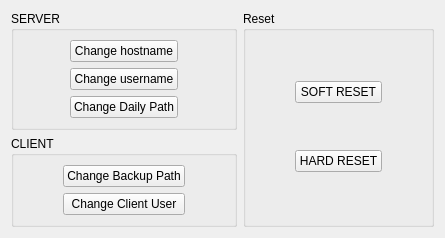
      <widget class="QWidget" name="tab_4">
       <attribute name="title">
        <string>Settings</string>
       </attribute>
       <layout class="QGridLayout" name="gridLayout_7">
        <item row="0" column="2" rowspan="2">
         <widget class="QGroupBox" name="groupBox_5">
          <property name="title">
           <string>Reset</string>
          </property>
          <layout class="QGridLayout" name="gridLayout_9">
           <item row="0" column="1">
            <widget class="QPushButton" name="resetButton">
             <property name="text">
              <string>SOFT RESET</string>
             </property>
            </widget>
           </item>
           <item row="0" column="0">
            <spacer name="horizontalSpacer_17">
             <property name="orientation">
              <enum>Qt::Horizontal</enum>
             </property>
             <property name="sizeHint" stdset="0">
              <size>
               <width>40</width>
               <height>20</height>
              </size>
             </property>
            </spacer>
           </item>
           <item row="1" column="1">
            <widget class="QPushButton" name="hResetButton">
             <property name="text">
              <string>HARD RESET</string>
             </property>
            </widget>
           </item>
           <item row="0" column="2">
            <spacer name="horizontalSpacer_18">
             <property name="orientation">
              <enum>Qt::Horizontal</enum>
             </property>
             <property name="sizeHint" stdset="0">
              <size>
               <width>40</width>
               <height>20</height>
              </size>
             </property>
            </spacer>
           </item>
           <item row="1" column="0">
            <spacer name="horizontalSpacer_19">
             <property name="orientation">
              <enum>Qt::Horizontal</enum>
             </property>
             <property name="sizeHint" stdset="0">
              <size>
               <width>40</width>
               <height>20</height>
              </size>
             </property>
            </spacer>
           </item>
           <item row="1" column="2">
            <spacer name="horizontalSpacer_20">
             <property name="orientation">
              <enum>Qt::Horizontal</enum>
             </property>
             <property name="sizeHint" stdset="0">
              <size>
               <width>40</width>
               <height>20</height>
              </size>
             </property>
            </spacer>
           </item>
          </layout>
         </widget>
        </item>
        <item row="0" column="0">
         <widget class="QGroupBox" name="groupBox_6">
          <property name="title">
           <string>SERVER</string>
          </property>
          <layout class="QGridLayout" name="gridLayout_8">
           <item row="2" column="0">
            <spacer name="horizontalSpacer_21">
             <property name="orientation">
              <enum>Qt::Horizontal</enum>
             </property>
             <property name="sizeHint" stdset="0">
              <size>
               <width>40</width>
               <height>20</height>
              </size>
             </property>
            </spacer>
           </item>
           <item row="2" column="1">
            <widget class="QPushButton" name="CServerDailyButton">
             <property name="text">
              <string>Change Daily Path</string>
             </property>
            </widget>
           </item>
           <item row="2" column="2">
            <spacer name="horizontalSpacer_22">
             <property name="orientation">
              <enum>Qt::Horizontal</enum>
             </property>
             <property name="sizeHint" stdset="0">
              <size>
               <width>40</width>
               <height>20</height>
              </size>
             </property>
            </spacer>
           </item>
           <item row="1" column="1">
            <widget class="QPushButton" name="CServerUserButton">
             <property name="text">
              <string>Change username</string>
             </property>
            </widget>
           </item>
           <item row="0" column="1">
            <widget class="QPushButton" name="CServerHostButton">
             <property name="text">
              <string>Change hostname</string>
             </property>
            </widget>
           </item>
           <item row="0" column="0">
            <spacer name="horizontalSpacer_11">
             <property name="orientation">
              <enum>Qt::Horizontal</enum>
             </property>
             <property name="sizeHint" stdset="0">
              <size>
               <width>40</width>
               <height>20</height>
              </size>
             </property>
            </spacer>
           </item>
           <item row="0" column="2">
            <spacer name="horizontalSpacer_12">
             <property name="orientation">
              <enum>Qt::Horizontal</enum>
             </property>
             <property name="sizeHint" stdset="0">
              <size>
               <width>40</width>
               <height>20</height>
              </size>
             </property>
            </spacer>
           </item>
           <item row="1" column="0">
            <spacer name="horizontalSpacer_13">
             <property name="orientation">
              <enum>Qt::Horizontal</enum>
             </property>
             <property name="sizeHint" stdset="0">
              <size>
               <width>40</width>
               <height>20</height>
              </size>
             </property>
            </spacer>
           </item>
           <item row="1" column="2">
            <spacer name="horizontalSpacer_14">
             <property name="orientation">
              <enum>Qt::Horizontal</enum>
             </property>
             <property name="sizeHint" stdset="0">
              <size>
               <width>40</width>
               <height>20</height>
              </size>
             </property>
            </spacer>
           </item>
          </layout>
         </widget>
        </item>
        <item row="1" column="0">
         <widget class="QGroupBox" name="groupBox_7">
          <property name="title">
           <string>CLIENT</string>
          </property>
          <layout class="QGridLayout" name="gridLayout_11">
           <item row="0" column="1">
            <widget class="QPushButton" name="CClientBackupButton">
             <property name="text">
              <string>Change Backup Path</string>
             </property>
            </widget>
           </item>
           <item row="0" column="0">
            <spacer name="horizontalSpacer_25">
             <property name="orientation">
              <enum>Qt::Horizontal</enum>
             </property>
             <property name="sizeHint" stdset="0">
              <size>
               <width>40</width>
               <height>20</height>
              </size>
             </property>
            </spacer>
           </item>
           <item row="0" column="2">
            <spacer name="horizontalSpacer_26">
             <property name="orientation">
              <enum>Qt::Horizontal</enum>
             </property>
             <property name="sizeHint" stdset="0">
              <size>
               <width>40</width>
               <height>20</height>
              </size>
             </property>
            </spacer>
           </item>
           <item row="1" column="0">
            <spacer name="horizontalSpacer_15">
             <property name="orientation">
              <enum>Qt::Horizontal</enum>
             </property>
             <property name="sizeHint" stdset="0">
              <size>
               <width>40</width>
               <height>20</height>
              </size>
             </property>
            </spacer>
           </item>
           <item row="1" column="2">
            <spacer name="horizontalSpacer_16">
             <property name="orientation">
              <enum>Qt::Horizontal</enum>
             </property>
             <property name="sizeHint" stdset="0">
              <size>
               <width>40</width>
               <height>20</height>
              </size>
             </property>
            </spacer>
           </item>
           <item row="1" column="1">
            <widget class="QPushButton" name="CClientUserButton">
             <property name="text">
              <string>Change Client User</string>
             </property>
            </widget>
           </item>
          </layout>
         </widget>
        </item>
       </layout>
      </widget>
